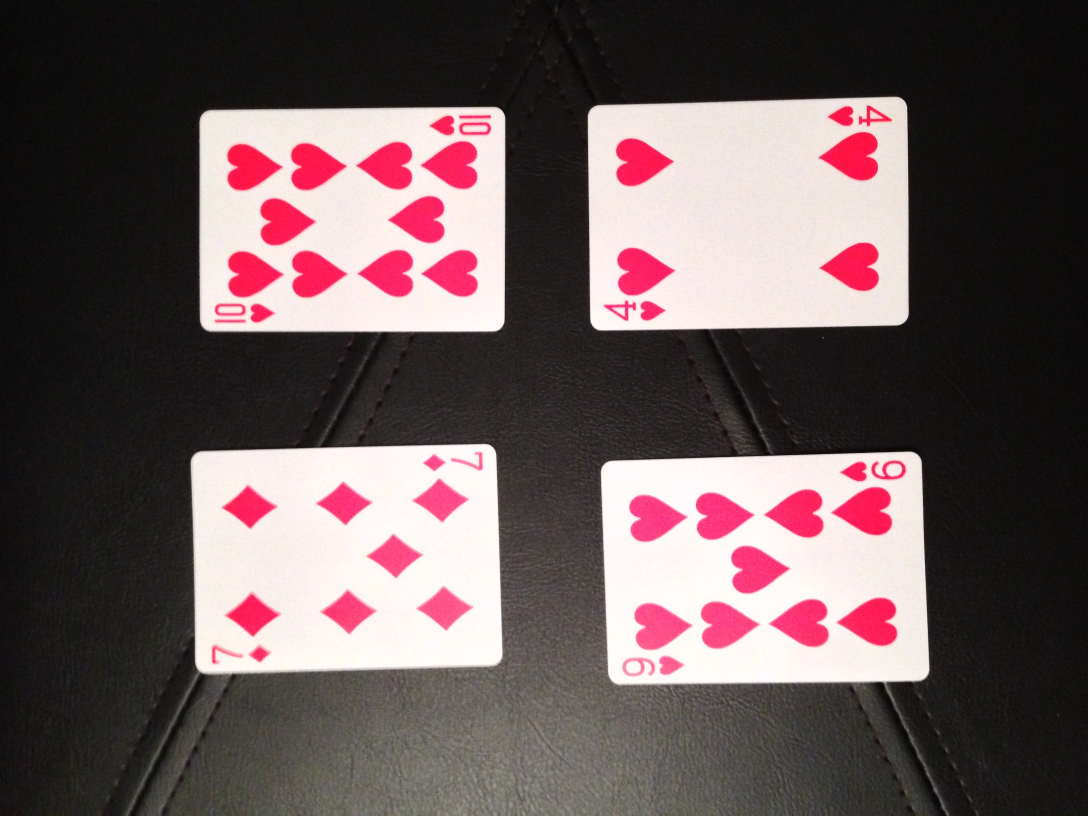
#> input picture test3.png, 3264 x 2448 px (shown at 1/3 size)
$ python training.py   (older library calls are emulated)
#> lines starting #> are read from the running program, lines starting #| are printed output that depends on the picture
#> further down, im is the input picture: shape (2448, 3264, 3); mean B, G, R 89.1, 87.8, 104
### card_24.py
"""
Card Recognition using OpenCV
based on the code from the blog post
http://arnab.org/blog/so-i-suck-24-automating-card-games-using-opencv-and-python

Usage:

  ./card_img.py input_filename

Example:
  ./card_img.py input

Note: The recognition method is not very robust; please see SIFT / SURF for a good algorithm.

"""
#!/usr/bin/python3
import sys
import numpy as np

import cv2
from post_24 import compute
import time
import csv


###############################################################################
# Utility code from
# http://git.io/vGi60A
# Thanks to author of the sudoku example for the wonderful blog posts!
###############################################################################

def rectify(h):
    h = h.reshape((4, 2))
#> h = [[2757, 1368], [1814, 1390], [1831, 2041], [2774, 2037]]
    hnew = np.zeros((4, 2), dtype=np.float32)
#> hnew = [[0, 0], [0, 0], [0, 0], [0, 0]]

    add = h.sum(1)
#> add = [4125, 3204, 3872, 4811]
    hnew[0] = h[np.argmin(add)]
    hnew[2] = h[np.argmax(add)]

    diff = np.diff(h, axis=1)
#> diff = [-1389, -424, 210, -737]
    hnew[1] = h[np.argmin(diff)]
    hnew[3] = h[np.argmax(diff)]
    return hnew

###############################################################################
# Image Matching
###############################################################################

# [21 lines left out: functions preprocess, imgdiff, find_closest_card, not called in this run]

###############################################################################
# Card Extraction
###############################################################################
def getCards(im, numcards=4):
    gray = cv2.cvtColor(im, cv2.COLOR_BGR2GRAY)
    blur = cv2.GaussianBlur(gray, (1, 1), 1000)
    flag, thresh = cv2.threshold(blur, 120, 255, cv2.THRESH_BINARY)

#  contours, hierarchy = cv2.findContours(thresh,cv2.RETR_TREE,cv2.CHAIN_APPROX_SIMPLE)
    _, contours, hierarchy = cv2.findContours(
        thresh, cv2.RETR_TREE, cv2.CHAIN_APPROX_SIMPLE)

    contours = sorted(contours, key=cv2.contourArea, reverse=True)[:numcards]

    for card in contours:
        peri = cv2.arcLength(card, True)
        approx = rectify(cv2.approxPolyDP(card, 0.02 * peri, True))

# [7 lines of commented-out code are left out]


        h = np.array([[0, 0], [449, 0], [449, 449], [0, 449]], np.float32)
        #Affine transformation
        transform = cv2.getPerspectiveTransform(approx, h)
        warp = cv2.warpPerspective(im, transform, (450, 450))
        yield warp

# [47 lines left out: function get_training, not called in this run]

# Main


# [60 lines that do not run on import are left out]

### training.py
import sys
import numpy as np
#sys.path.insert(0, "/usr/local/lib/python2.7/site-packages/")
import cv2
#import string
from post_24 import compute
import time
from card_24 import getCards

training_image_filename='test3.png'
num_training_cards=4
im = cv2.imread(training_image_filename)


for i, c in enumerate(getCards(im, num_training_cards)):
    width = im.shape[0]
    height = im.shape[1]
    if width < height:
        im = cv2.transpose(im)
        im = cv2.flip(im, 1)
    cv2.imshow(str(i),c)
    cv2.waitKey(0)
#> this loop made 4 passes
#> (width, height) on passes 1 to 3: (2448, 3264), (3264, 2448), (3264, 2448)
#> (width, height) on pass 4: (3264, 2448)
#> pass 1, `im = cv2.transpose(im)`:
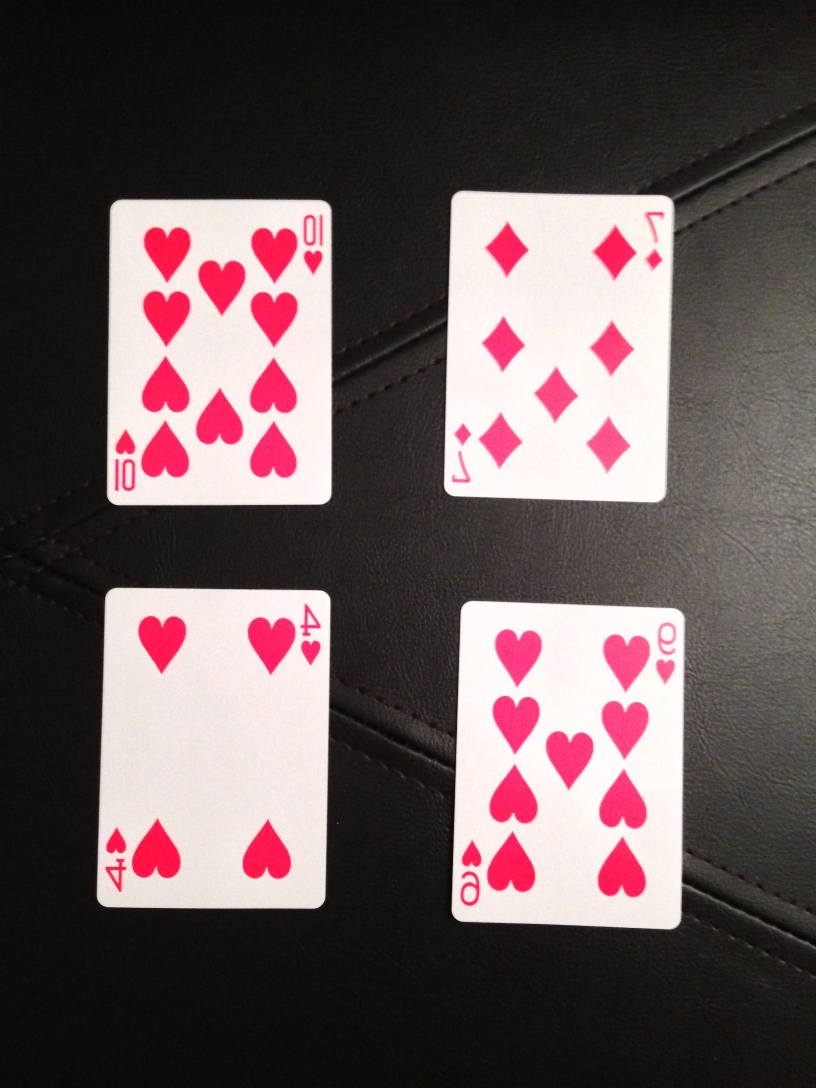
#> im: shape (3264, 2448, 3) (shown at 1/3 size); mean B, G, R 89.1, 87.8, 104
#> pass 1, `im = cv2.flip(im, 1)`:
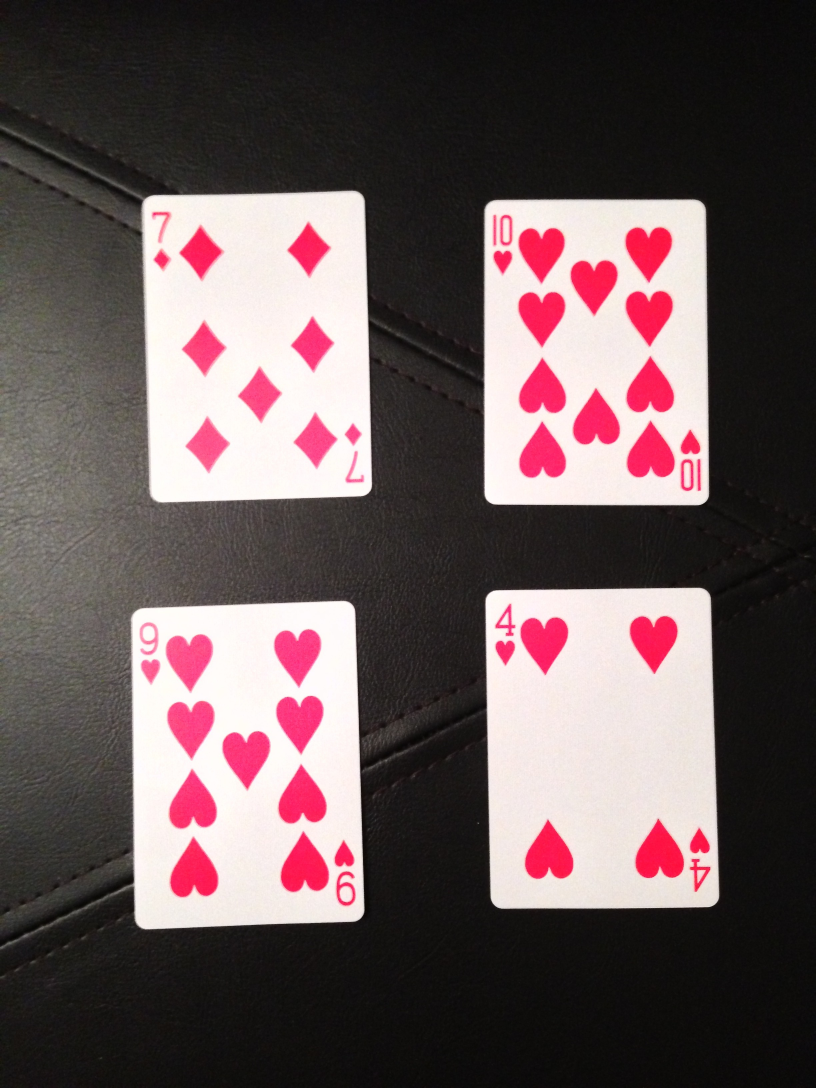
#> im: shape (3264, 2448, 3) (shown at 1/3 size); mean B, G, R 89.1, 87.8, 104
#> pass 1, `cv2.imshow(str(i),c)`:
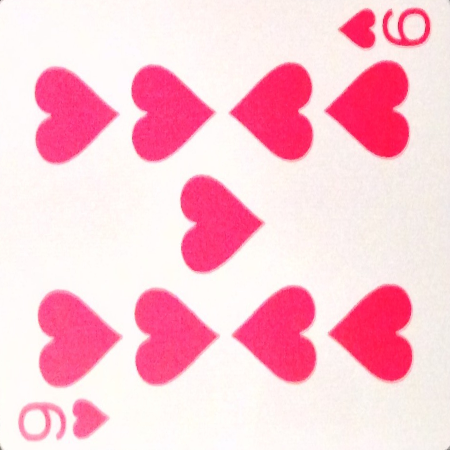
#> window '0': shape (450, 450, 3); mean B, G, R 211.9, 198.9, 252.4
#> pass 2, `cv2.imshow(str(i),c)`:
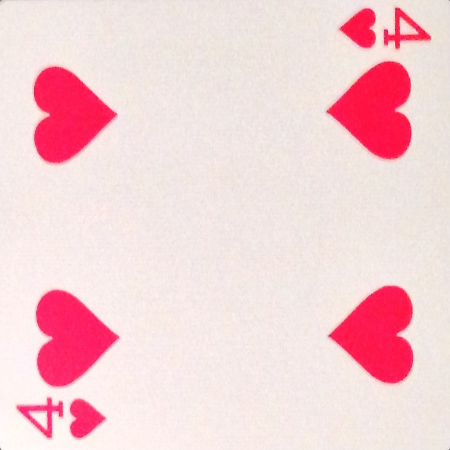
#> window '1': shape (450, 450, 3); mean B, G, R 211.7, 208.1, 244.9
